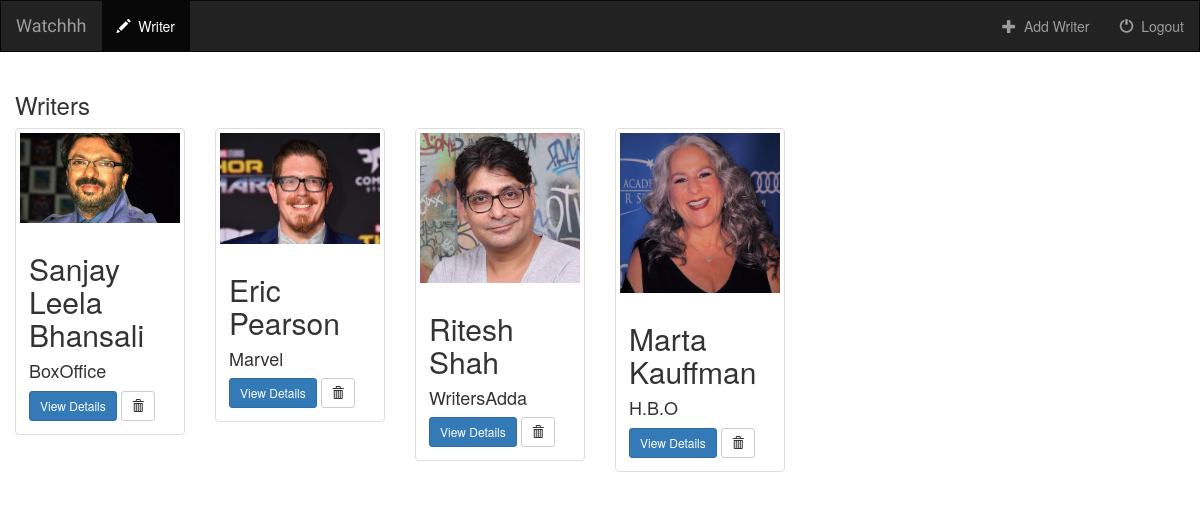
The page /tvseries/ (signed in) on the database its author committed.
### tvseries/models.py (models this page shows, shortened)
class Writer(models.Model):
	user = models.ForeignKey(User, default=1)
	Writer = models.CharField(max_length=25)
	Bday = models.DateField('D.O.B')
	Literacy_agency = models.CharField(max_length=25)
	Writer_pic = models.FileField()

### tvseries/views.py (the view)
def index(request):
    if not request.user.is_authenticated():
        return render(request, 'tvseries/login.html')
    else:
        writers = Writer.objects.filter(user=request.user)
        movie_results = Movie.objects.all()
        query = request.GET.get("q")
        if query:
            writers = writers.filter(
                Q(Writer__icontains=query) |
                Q(Literacy_agency__icontains=query)
            ).distinct()
            movie_results = movie_results.filter(
                Q(Title__icontains=query)
            ).distinct()
            return render(request, 'tvseries/index.html', {
                'writers': writers,
                'movies': movie_results,
            })
        else:
            return render(request, 'tvseries/index.html', {'writers': writers})

### tvseries/templates/tvseries/index.html (shortened to what this page needs)
{% extends 'tvseries/base.html' %}
{% block writers_active %}active{% endblock %}
{% block body %}
<div class="writers-container container-fluid">
    <div class="row">
        <div class="col-sm-12">
            <h3> Writers</h3>
        </div>
        {% if writers %}
            {% for writer in writers %}
                <div class="col-sm-4 col-lg-2">
                    <div class="thumbnail">
                        <a href="{% url 'tvseries:detail' writer.id %}">
                            <img src="{{ writer.Writer_pic.url }}" class="img-responsive">
                        </a>
                        <div class="caption">
                            <h2>{{ writer.Writer }}</h2>
                            <h4>{{ writer.Literacy_agency }}</h4>
                            <a href="{% url 'tvseries:detail' writer.id %}" class="btn btn-primary btn-sm" role="button">View Details</a>
                            <form action="{%url 'tvseries:delete_writer' writer.id %}" method="post" style="display: inline;">
                                <button type="submit" class="btn btn-default btn-sm">
                                    <span class="glyphicon glyphicon-trash"></span>
                                </button>
                            </form>
                        </div>
                    </div>
                </div>
            {% endfor %}
        {% endif %}
    </div>
</div>
{% endblock %}

### tvseries/templates/tvseries/base.html (shortened to what this page needs)
<!DOCTYPE html>
<html lang="en">
<head>
    {% load staticfiles %}
    <link rel="stylesheet" href="https://maxcdn.bootstrapcdn.com/bootstrap/3.3.7/css/bootstrap.min.css">
    <link rel="stylesheet" type="text/css" href="{% static 'tvseries/style.css' %}" />
</head>
<body>
    <nav class="navbar navbar-inverse">
        <div class="container-field">
            <div class="navbar-header">
            <a class="navbar-brand" href="{% url 'tvseries:index' %}">Watchhh</a>
            </div>
            <div class="collapse navbar-collapse" id="topNavBar">
                    <ul class="nav navbar-nav">
                        <li class="{% block writers_active %}{% endblock %}">
                            <a href="{% url 'tvseries:index' %}">
                                <span class="glyphicon glyphicon-pencil" aria-hidden="true"></span>&nbsp; Writer
                            </a>
                        </li>
                    </ul>
                        <ul class="nav navbar-nav navbar-right">
                            <li>
                                <a href="{% url 'tvseries:create_writer'%}">
                                    <span class="glyphicon glyphicon-plus" aria-hidden="true"></span>&nbsp; Add Writer
                                </a>
                            </li>
                            <li>
                                <a href="{% url 'tvseries:logout_user' %}">
                                    <span class="glyphicon glyphicon-off" aria-hidden="true"></span>&nbsp; Logout
                                </a>
                            </li>
                        </ul>
            </div>
        </div>
    </nav>
{% block body %}
{% endblock %}
</body>
</html>

### tvseries/static/tvseries/style.css (style rules this page uses)
body { background: white url("images/bgpic.jpg"); }
.navbar { border-radius: 0; }
.navbar-brand { font-family: 'Satisfy', cursive; }

### rows shown on the page
Writer: Writer_pic (picture), Writer "Sanjay Leela Bhansali", Literacy_agency "BoxOffice"
Writer: Writer_pic (picture), Writer "Eric Pearson", Literacy_agency "Marvel"
Writer: Writer_pic (picture), Writer "Ritesh Shah", Literacy_agency "WritersAdda"
Writer: Writer_pic (picture), Writer "Marta Kauffman", Literacy_agency "H.B.O"
